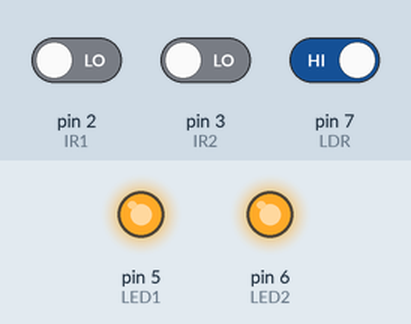
Bench run of a sketch on a simulated Arduino Uno, built with avr-gcc and run on an emulated ATmega328P. Shown: output pins drawn as LEDs (lit = HIGH). The inputs (shaded band) are chosen by the test bench; at power-on: pin 7 (LDR) HIGH, pin 2 (IR1) LOW, pin 3 (IR2) LOW. What the sketch prints to the serial monitor is not drawn.

Above: at 3.3 s.
3.4 s: pin 7 (LDR) driven LOW
At 5.6 s:
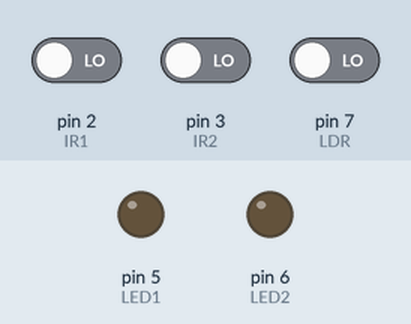
7.0 s: pin 7 (LDR) driven HIGH
At 8.4 s:
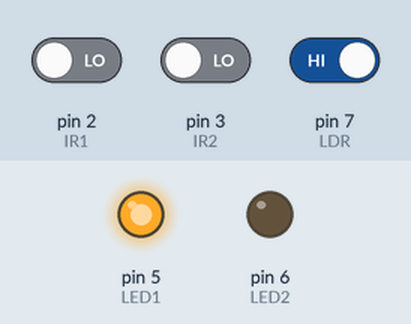
18.0 s: pin 2 (IR1) driven HIGH and pin 7 (LDR) driven LOW
At 19.7 s:
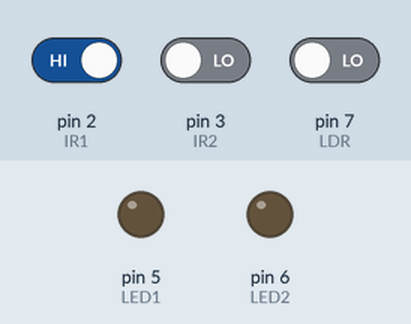
29.0 s: pin 7 (LDR) driven HIGH
At 30.4 s:
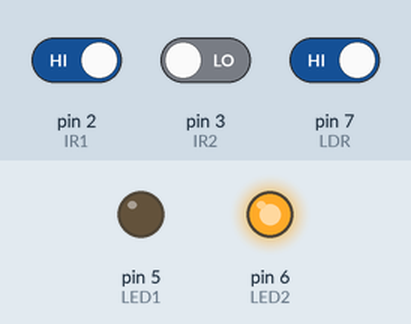
42.0 s: pin 2 (IR1) driven LOW
At 44.3 s:
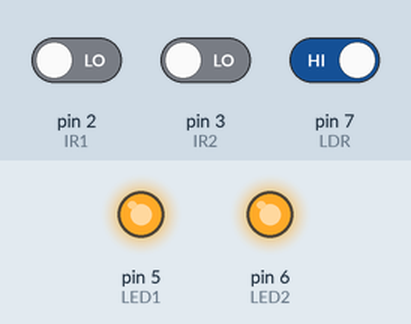
Timing chart, 0 to 45.0 s (numbered marks = the images above; inputs shaded):
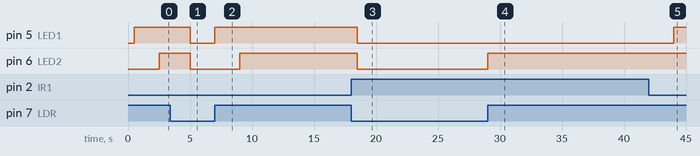

Measured:
- after the input at 3.4 s, pin 5 (LED1), pin 6 (LED2): HIGH → LOW after 1.6 s
- after the input at 7.0 s, pin 5 (LED1): LOW → HIGH at once; pin 6 (LED2): LOW → HIGH after 2.0 s
- after the input at 18.0 s, pin 5 (LED1), pin 6 (LED2): HIGH → LOW after 0.51 s
- after the input at 29.0 s, pin 6 (LED2): LOW → HIGH at once
- after the input at 42.0 s, pin 5 (LED1): LOW → HIGH after 2.0 s

The sketch:

code.ino
```cpp
int IR1 = 2;
int IR2 = 3;
int LED1 = 5;
int LED2 = 6;
int LDR = 7;


void setup()
{
  Serial.begin(9600);
  pinMode(LED1, OUTPUT);
  pinMode(LED2, OUTPUT);

  pinMode(IR1, INPUT);
  pinMode(IR2, INPUT);
  pinMode(LDR, INPUT);


  digitalWrite(LED1, LOW);
  digitalWrite(LED2, LOW);
}

void loop() {


  Serial.print("sensor = ");
  Serial.print(LDR);
  delay (500);

  if (digitalRead(LDR) == LOW)
  {
    digitalWrite(LED1, LOW);
    digitalWrite(LED2, LOW);
    Serial.println("It's Bright Outside; Lights status: OFF");
  }
  if ((digitalRead(LDR) ==  HIGH) && (digitalRead(IR1) == LOW))
    {
      digitalWrite(LED1, HIGH);
      Serial.println("It's Dark Outside; LED1 Lights status: ON");
      delay(2000);
    }

  if ((digitalRead(LDR) == HIGH) && (digitalRead(IR2) == LOW))
    {
      digitalWrite(LED2, HIGH);
      Serial.println("It's Dark Outside; LED2 Lights status: ON");
      delay(2000);
    }
}
```
